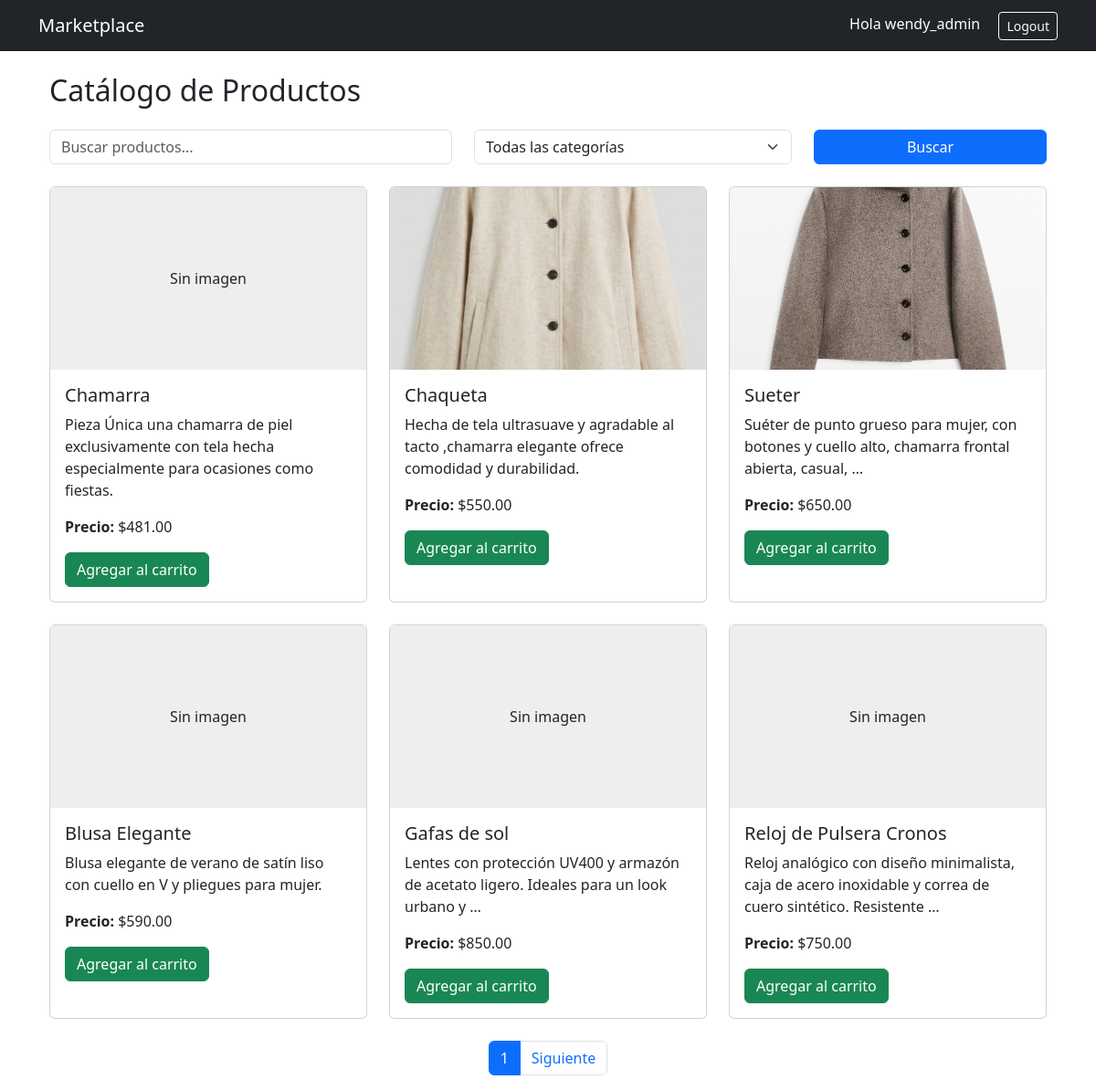
Screenshot of / (signed in) with the database file from the repository.
### store/models.py (models this page shows, shortened)
class User(AbstractUser):
    id = models.UUIDField(primary_key=True, default=uuid.uuid4, editable=False)
    is_seller = models.BooleanField(default=False)

class Product(models.Model):
    id = models.UUIDField(primary_key=True, default=uuid.uuid4, editable=False)
    name = models.CharField(max_length=150)
    description = models.TextField()
    price = models.DecimalField(max_digits=10, decimal_places=2)
    stock = models.PositiveIntegerField(default=0)
    image = models.ImageField(upload_to='products/', null=True, blank=True)
    owner = models.ForeignKey(
        User,
        on_delete=models.CASCADE,
        related_name='products'
    )  # 1:N
    categories = models.ManyToManyField(
        Category,
        related_name='products'
    )  # N:M
    created_at = models.DateTimeField(auto_now_add=True)

### store/views.py (the view)
# urls.py: path('', views.home, name='home'),
def home(request):
    query = request.GET.get('q')
    category_id = request.GET.get('category')
    products = Product.objects.select_related('owner').prefetch_related('categories').all()
    if query:
        products = products.filter(
            Q(name__icontains=query) |
            Q(description__icontains=query)
        )
    if category_id:
        products = products.filter(categories__id=category_id)
    paginator = Paginator(products, 6)
    page_number = request.GET.get('page')
    page_obj = paginator.get_page(page_number)
    categories = Category.objects.all()
    return render(request, 'store/home.html', {
        'page_obj': page_obj,
        'categories': categories
    })

### store/templates/store/home.html (shortened to what this page needs)
{% extends 'store/base.html' %}
{% block content %}
<div class="container mt-4">
    <h2 class="mb-4">Catálogo de Productos</h2>
    <form method="GET" class="row mb-4">
        <div class="col-md-5">
            <input type="text" name="q" class="form-control" placeholder="Buscar productos..." value="{{ request.GET.q|default:'' }}">
        </div>
        <div class="col-md-4">
            <select name="category" class="form-control form-select">
                <option value="">Todas las categorías</option>
            </select>
        </div>
        <div class="col-md-3">
            <button type="submit" class="btn btn-primary w-100">Buscar</button>
        </div>
    </form>
    <div class="row">
        {% for product in page_obj %}
        <div class="col-md-4 mb-4">
            <div class="card h-100">
                {% if product.image %}
                    <img src="{{ product.image.url }}" class="card-img-top" alt="{{ product.name }}" style="height: 200px; object-fit: cover;">
                {% else %}
                    <div style="height: 200px; background-color: #eee; display: flex; align-items: center; justify-content: center;">
                        <span>Sin imagen</span>
                    </div>
                {% endif %}
                <div class="card-body">
                    <h5 class="card-title">{{ product.name }}</h5>
                    <p class="card-text">{{ product.description|truncatewords:15 }}</p>
                    <p class="card-text"><strong>Precio:</strong> ${{ product.price }}</p>
                    <a href="{% url 'add_to_cart' product.id %}" class="btn btn-success">Agregar al carrito</a>
                </div>
            </div>
        </div>
        {% empty %}
        <p>No se encontraron productos.</p>
        {% endfor %}
    </div>
    <nav aria-label="Navegación de páginas">
        <ul class="pagination justify-content-center">
            <li class="page-item active">
                <span class="page-link">{{ page_obj.number }}</span>
            </li>
            {% if page_obj.has_next %}
                <li class="page-item">
                    <a class="page-link" href="?page={{ page_obj.next_page_number }}{% if request.GET.q %}&q={{ request.GET.q }}{% endif %}{% if request.GET.category %}&category={{ request.GET.category }}{% endif %}">Siguiente</a>
                </li>
            {% endif %}
        </ul>
    </nav>
</div>
{% endblock %}

### store/templates/store/base.html (shortened to what this page needs)
<!DOCTYPE html>
<html lang="es">
<head>
    <link href="https://cdn.jsdelivr.net/npm/bootstrap@5.3.0/dist/css/bootstrap.min.css" rel="stylesheet">
</head>
<body>
<nav class="navbar navbar-expand-lg navbar-dark bg-dark">
  <div class="container">
    <a class="navbar-brand" href="/">Marketplace</a>
    <div>
      {% if user.is_authenticated %}
        <span class="text-white me-3">Hola {{ user.username }}</span>
        <a href="{% url 'logout' %}" class="btn btn-outline-light btn-sm">Logout</a>
      {% else %}
        <a href="{% url 'login' %}" class="btn btn-outline-light btn-sm me-2">Login</a>
        <a href="{% url 'register' %}" class="btn btn-primary btn-sm">Registro</a>
      {% endif %}
    </div>
  </div>
</nav>
<div class="container mt-4">
    {% block content %}{% endblock %}
</div>
</body>
</html>

### rows the page displays
User: username "wendy_admin"
Product: shows "Sin imagen", name "Chamarra", description "Pieza Única una chamarra de piel exclusivamente con tela hecha especialmente para ocasiones como fiestas.", price "481.00"
Product: image (picture), name "Chaqueta", description "Hecha de tela ultrasuave y agradable al tacto ,chamarra elegante ofrece comodidad y durabilidad.", price "550.00"
Product: image (picture), name "Sueter", description "Suéter de punto grueso para mujer, con botones y cuello alto, chamarra frontal abierta, casual, …", price "650.00"
Product: shows "Sin imagen", name "Blusa Elegante", description "Blusa elegante de verano de satín liso con cuello en V y pliegues para mujer.", price "590.00"
Product: shows "Sin imagen", name "Gafas de sol", description "Lentes con protección UV400 y armazón de acetato ligero. Ideales para un look urbano y …", price "850.00"
Product: shows "Sin imagen", name "Reloj de Pulsera Cronos", description "Reloj analógico con diseño minimalista, caja de acero inoxidable y correa de cuero sintético. Resistente …", price "750.00"

### other values shown
{{ page_obj.number }} "1"
